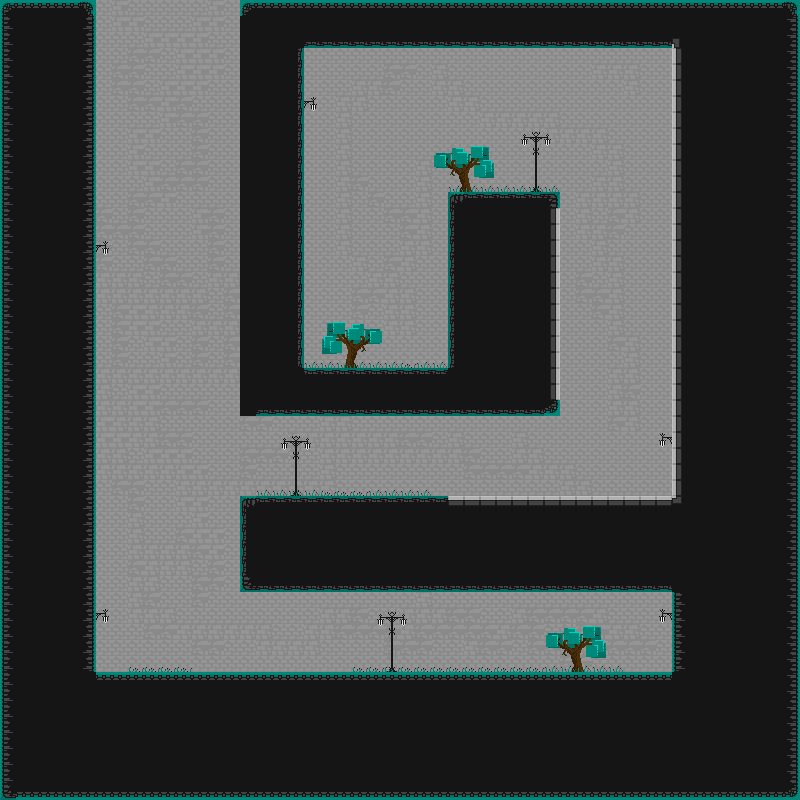

A level layout from a 2D game, rendered from its tile map. Below: a short description, then the map file with tile-grid data replaced by summaries:
An orthogonal 50x50 tile map with 16x16 px tiles, 4 tile layers (Background, Decorations, Platforms, Foreground), 2 tilesets.

<map version="1.9" tiledversion="1.9.2" orientation="orthogonal" renderorder="right-down" width="50" height="50" tilewidth="16" tileheight="16" infinite="0" nextlayerid="8" nextobjectid="1">
 <tileset firstgid="1" source="Tile Set.tsx" />
 <tileset firstgid="33" source="Decor Items.tsx" />
 <layer id="3" name="Background" width="50" height="50">
  <data>[2500 cells, 2500 non-empty, 4 distinct tile ids]</data>
 </layer>
 <layer id="5" name="Decorations" width="50" height="50">
  <data>[2500 cells, 77 non-empty, 25 distinct tile ids]</data>
 </layer>
 <layer id="1" name="Platforms" width="50" height="50" locked="1">
  <data>[2500 cells, 1448 non-empty, 8 distinct tile ids]</data>
 </layer>
 <layer id="7" name="Foreground" width="50" height="50">
  <data>[2500 cells, 48 non-empty, 2 distinct tile ids]</data>
 </layer>
</map>
